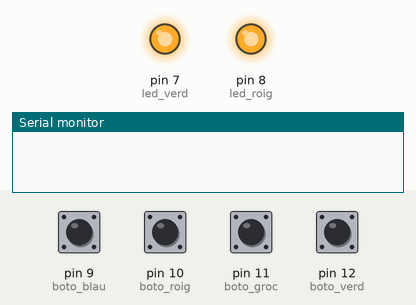
The sketch below on a simulated Arduino Uno, built with avr-gcc and run on an emulated ATmega328P. On the bench: output pins drawn as LEDs (lit = HIGH), the last lines printed to the serial monitor. Dashed ring = blinking. The inputs (shaded band) are chosen by the test bench; at power-on: pin 9 (boto_blau), pin 10 (boto_roig), pin 11 (boto_groc), pin 12 (boto_verd) HIGH.

Above: at 1.2 s.
1.3 s: pin 9 (boto_blau) pulled LOW for 0.15 s
At 1.92 s:
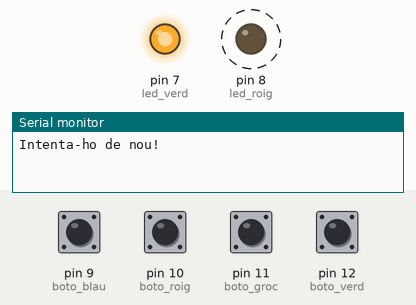
Timing chart, 0 to 6.1 s (numbered marks = the images above; inputs shaded):
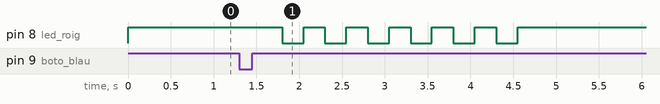

Measured:
- after the input at 1.3 s, pin 8 (led_roig): alternates HIGH for 0.25 s and LOW for 0.25 s, 12 changes in all, then stays HIGH, starting after 0.50 s

The sketch:

botonesalavez.ino
```cpp
// Pines
const int boto_blau = 9;
const int boto_roig = 10;
const int boto_groc = 11;
const int boto_verd = 12;

const int led_verd = 7;  // LOW = encendido
const int led_roig  = 8; // LOW = encendido

// Parámetros
const unsigned long T_SIMULT_MS       = 500;  // ventana "mismo instante"
const unsigned long BLOQUEO_MS        = 3000; // duración del bloqueo
const unsigned long PERIODO_PARPADEO  = 250;  // parpadeo rojo

// Estado
enum Estado { ESPERA, VENTANA, EXITO, BLOQUEO };
Estado estado = ESPERA;

// Ventana
unsigned long t_inicio_ventana = 0;
bool reg_blau = false, reg_roig = false, reg_groc = false, reg_verd = false;

// Bloqueo
unsigned long t_fin_bloqueo = 0;
unsigned long t_ultimo_toggle = 0;
bool rojo_encendido = false;

void setup() {
  Serial.begin(9600);

  pinMode(led_verd, OUTPUT);
  pinMode(led_roig, OUTPUT);
  // Apagar (activos en LOW)
  digitalWrite(led_verd, HIGH);
  digitalWrite(led_roig, HIGH);

  pinMode(boto_blau, INPUT_PULLUP);
  pinMode(boto_roig, INPUT_PULLUP);
  pinMode(boto_groc, INPUT_PULLUP);
  pinMode(boto_verd, INPUT_PULLUP);
}

void loop() {
  // Lecturas (LOW = pulsado)
  bool blau_p = (digitalRead(boto_blau) == LOW);
  bool roig_p = (digitalRead(boto_roig) == LOW);
  bool groc_p = (digitalRead(boto_groc) == LOW);
  bool verd_p = (digitalRead(boto_verd) == LOW);

  switch (estado) {
    case ESPERA: {
      if (blau_p || roig_p || groc_p || verd_p) {
        abrirVentana(blau_p, roig_p, groc_p, verd_p);
        estado = VENTANA;
      }
    } break;

    case VENTANA: {
      // Registrar cualquier botón pulsado dentro de la ventana
      if (blau_p) reg_blau = true;
      if (roig_p) reg_roig = true;
      if (groc_p) reg_groc = true;
      if (verd_p) reg_verd = true;

      unsigned long ahora = millis();
      bool todos = (reg_blau && reg_roig && reg_groc && reg_verd);

      if (todos && (ahora - t_inicio_ventana) <= T_SIMULT_MS) {
        Serial.println("Perfecto");
        digitalWrite(led_roig, HIGH); // rojo off
        digitalWrite(led_verd, LOW);  // verde on (se queda fijo)
        estado = EXITO;               // ¡latcheado!
      } else if ((ahora - t_inicio_ventana) > T_SIMULT_MS) {
        iniciarBloqueo();
        estado = BLOQUEO;
      }
    } break;

    case EXITO: {
      // Estado final: no se modifica nada, se ignoran entradas.
      // LED verde permanece encendido.
      // (Si quisieras un reset manual, añádelo aquí con una condición.)
    } break;

    case BLOQUEO: {
      unsigned long ahora = millis();

      // Parpadeo rojo durante el bloqueo
      if (ahora - t_ultimo_toggle >= PERIODO_PARPADEO) {
        t_ultimo_toggle = ahora;
        rojo_encendido = !rojo_encendido;
        digitalWrite(led_roig, rojo_encendido ? LOW : HIGH);
      }
      digitalWrite(led_verd, HIGH); // verde off en bloqueo

      if (ahora >= t_fin_bloqueo) {
        digitalWrite(led_roig, HIGH); // rojo off
        // Esperar a que suelten todos para rearmar
        if (!blau_p && !roig_p && !groc_p && !verd_p) {
          resetVentana();
          estado = ESPERA;
        }
      }
    } break;
  }
}

// --- Helpers ---
void abrirVentana(bool b, bool r, bool g, bool v) {
  t_inicio_ventana = millis();
  reg_blau = b; reg_roig = r; reg_groc = g; reg_verd = v;
}

void resetVentana() {
  t_inicio_ventana = 0;
  reg_blau = reg_roig = reg_groc = reg_verd = false;
}

void iniciarBloqueo() {
  Serial.println("Intenta-ho de nou!");
  t_fin_bloqueo = millis() + BLOQUEO_MS;
  t_ultimo_toggle = 0;
  rojo_encendido = false;
  digitalWrite(led_verd, HIGH); // verde off
  digitalWrite(led_roig, HIGH); // arranca apagado, luego parpadea
}
```
